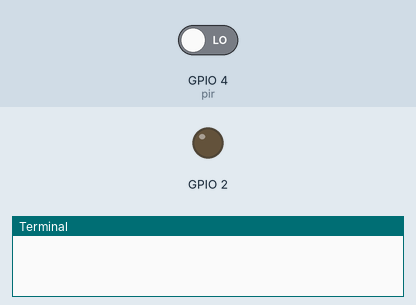
The program below on a simulated Raspberry Pi (BCM pin numbers). Parts: output pins drawn as LEDs (lit = HIGH), the last lines printed to the terminal. Inputs (shaded band) come from the test bench; at power-on: GPIO 4 (pir) LOW.

Above: at 1.2 s.
1.3 s: GPIO 4 (pir) driven HIGH
At 17.7 s:
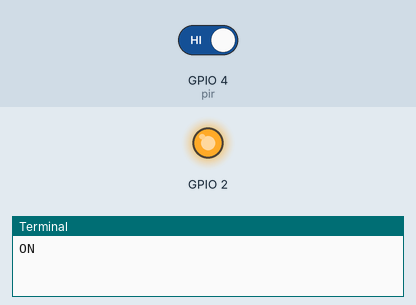
Timing chart, 0 to 37.8 s (numbered marks = the images above; inputs shaded):
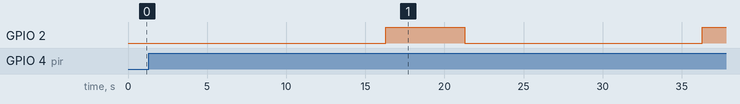

The program:

motion.py
```python
__author__ = 'Zotya'
from gpiozero import MotionSensor
import RPi.GPIO as GPIO
from time import sleep

GPIO.setmode (GPIO.BCM)
# Set relay pins as output
GPIO.setup (2, GPIO.OUT)
GPIO.setup (4, GPIO.IN)

try:
	pir = MotionSensor(4)
	while True:
    		if pir.motion_detected:
         		GPIO.output(2, GPIO.LOW)
			print "ON"
			sleep(15)
			GPIO.output(2,GPIO.HIGH)
			sleep(5)
			print "OFF"
except KeyboardInterrupt:
	print "Interrupted"

finally:
	GPIO.cleanup()
```

Measured:
- after the input at 1.3 s, GPIO 2: LOW → HIGH after 15.0 s, → LOW 5.0 s later, → HIGH 15.0 s later
